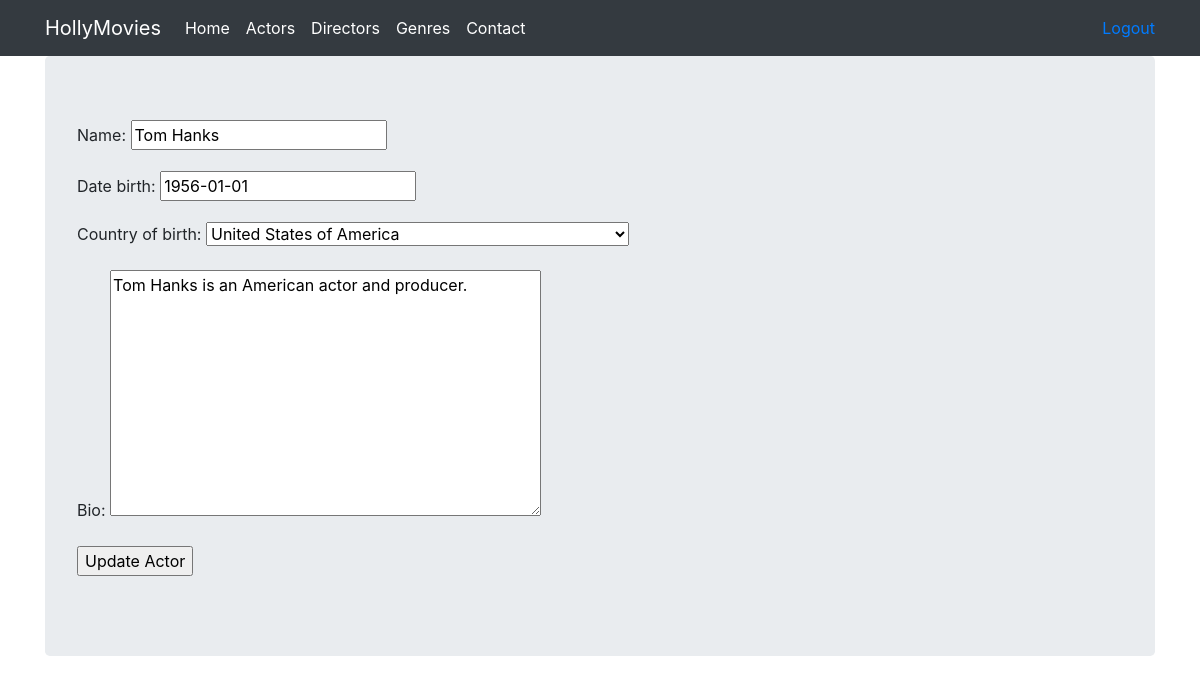
The page /actor/1/update (signed in) on the database its author committed.
### viewer/models.py (models this page shows, shortened)
class Actor(models.Model):
    name = models.CharField(max_length=100)
    date_birth = models.DateField()
    country_of_birth = models.CharField(max_length=30, choices=COUNTRIES_CHOICES, default='US')
    bio = models.TextField()

### viewer/views.py (the view)
# urls.py: path('actor/<int:pk>/update', UpdateActor.as_view(), name='actor_update'),
class UpdateActor(PermissionRequiredMixin, UpdateView):
    template_name = 'update_actor.html'
    model = Actor
    success_url = reverse_lazy('list_actors')
    fields = '__all__'
    permission_required = 'viewer.change_actor'

### viewer/templates/update_actor.html (shortened to what this page needs)
{% extends "base.html" %}
{% block content %}
    <form method="post">
        {{ form.as_p }}
        <input type="submit" value="Update Actor">
    </form>
{% endblock %}

### rows shown on the page
Actor: name "Tom Hanks", date_birth "1956-01-01", country_of_birth "United States of America", bio "Tom Hanks is an American actor and producer."
